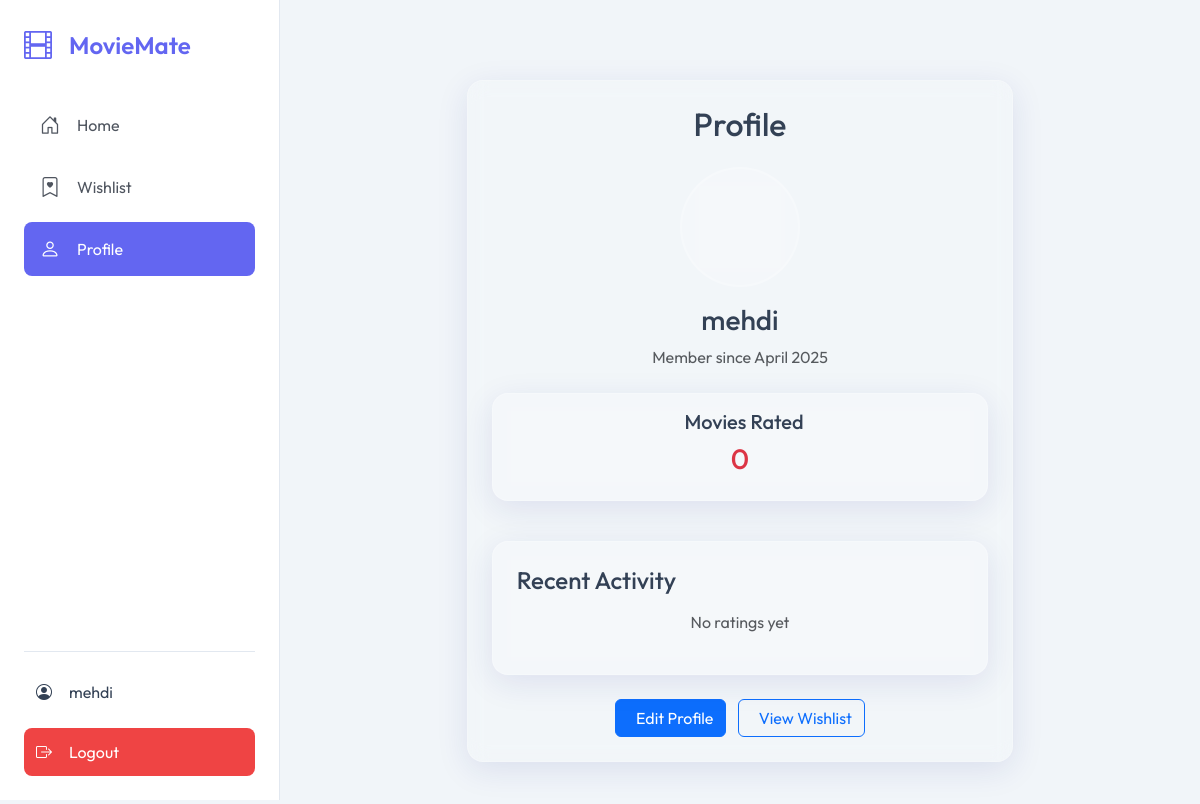
Page /movies/profile/ (signed in) on the earlier database version.
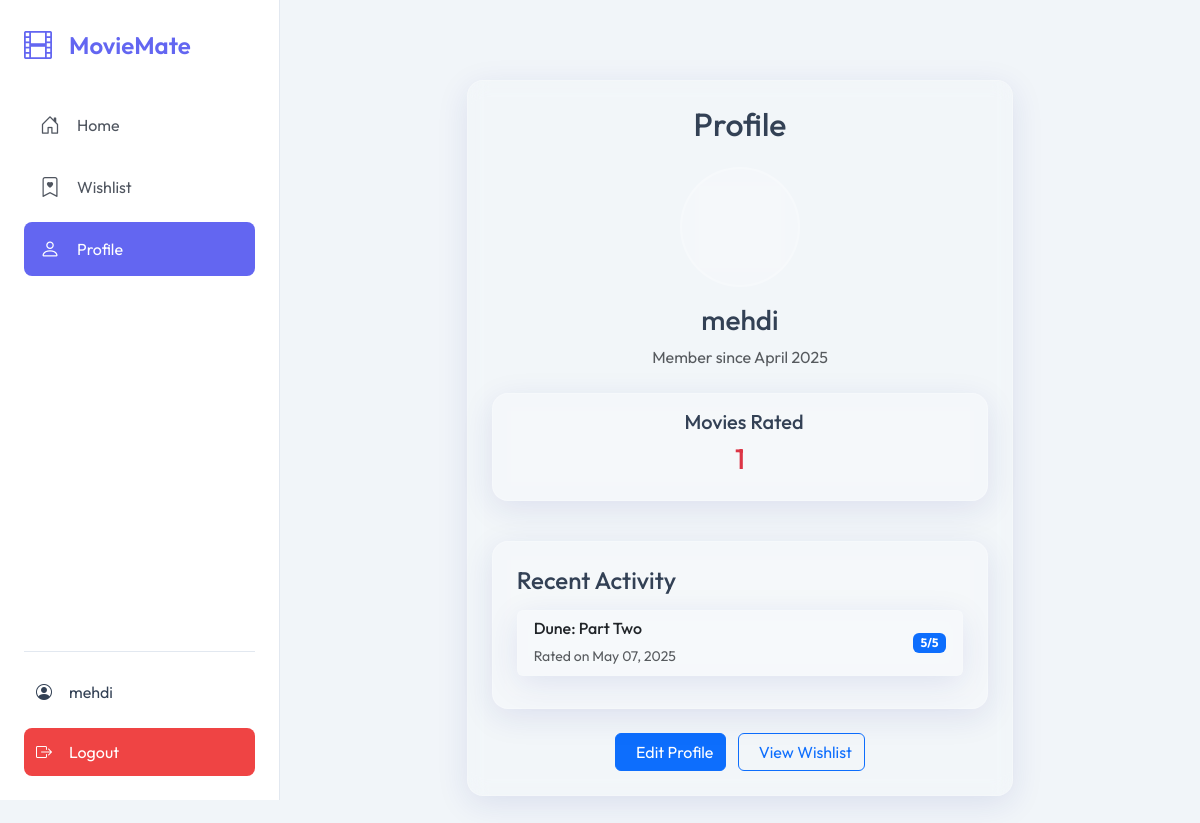
Same page on the later database version.
### movies/models.py (models this page shows, shortened)
class Rating(models.Model):
    movie = models.ForeignKey(Movie, on_delete=models.CASCADE, related_name='ratings')
    user = models.ForeignKey(User, on_delete=models.CASCADE)  # Changed from Reviewer to User
    rev_stars = models.PositiveSmallIntegerField(
        validators=[MinValueValidator(1), MaxValueValidator(5)]
    )
    created_at = models.DateTimeField(auto_now_add=True)  # Added timestamp

class Movie(models.Model):
    mov_title = models.CharField(max_length=200)
    mov_year = models.PositiveIntegerField(validators=[MinValueValidator(1888)])
    mov_time = models.PositiveIntegerField(help_text="Duration in minutes")
    mov_lang = models.CharField(max_length=50)
    mov_dt_rel = models.DateField()
    mov_rel_country = models.CharField(max_length=5)
    genres = models.ManyToManyField(Genre, through='MovieGenre', related_name='genres_movies')
    actors = models.ManyToManyField(Actor, through='MovieCast', related_name='actors_movies')
    directors = models.ManyToManyField(Director, through='MovieDirection', related_name='directors_movies')
    image = models.ImageField(upload_to='movie_images/', blank=True, null=True)

### movies/views.py (the view)
# urls.py: path('profile/', views.profile, name='profile'),
@login_required
def profile(request):
    return render(request, 'movies/profile.html')

### movies/templates/movies/profile.html (shortened to what this page needs)
{% extends 'movies/base.html' %}
{% load static %}
{% block content %}
<div class="container py-5">
    <div class="row justify-content-center">
        <div class="col-md-8">
            <div class="glass-card p-4">
                <h2 class="text-center mb-4">Profile</h2>
                <div class="text-center mb-4">
                    <div class="profile-avatar mb-3">
                    </div>
                    <h3>{{ user.username }}</h3>
                    <p class="text-muted">Member since {{ user.date_joined|date:"F Y" }}</p>
                </div>
                <div class="row mb-4 d-flex justify-content-center">
                    <div class="col-12 text-center">
                        <div class="glass-card p-3 mb-3">
                            <h5>Movies Rated</h5>
                            <p class="h3 text-danger">{{ user.rating_set.count }}</p>
                        </div>
                    </div>
                </div>
                <div class="glass-card p-4 mb-4">
                    <h4 class="mb-3">Recent Activity</h4>
                    {% if user.rating_set.all %}
                        <div class="list-group">
                            {% for rating in user.rating_set.all|slice:":5" %}
                                <div class="list-group-item glass-card mb-2">
                                    <div class="d-flex justify-content-between align-items-center">
                                        <div>
                                            <h6 class="mb-1">{{ rating.movie.mov_title }}</h6>
                                            <small class="text-muted">Rated on {{ rating.created_at|date:"M d, Y" }}</small>
                                        </div>
                                        <span class="badge bg-primary">{{ rating.rev_stars }}/5</span>
                                    </div>
                                </div>
                            {% endfor %}
                        </div>
                    {% else %}
                        <p class="text-muted text-center">No ratings yet</p>
                    {% endif %}
                </div>
                <div class="text-center">
                    <a href="{% url 'edit_profile' %}" class="btn btn-primary me-2">
                        Edit Profile
                    </a>
                    <a href="{% url 'wishlist' %}" class="btn btn-outline-primary">
                        View Wishlist
                    </a>
                </div>
            </div>
        </div>
    </div>
</div>
{% endblock %}

### movies/templates/movies/base.html (shortened to what this page needs)
{% load static %}
<!DOCTYPE html>
<html lang="en">
<head>
    <link href="https://cdn.jsdelivr.net/npm/bootstrap@5.3.0/dist/css/bootstrap.min.css" rel="stylesheet">
    <link rel="stylesheet" href="https://cdn.jsdelivr.net/npm/bootstrap-icons@1.11.1/font/bootstrap-icons.css">
    <link rel="stylesheet" href="{% static 'movies/css/main.css' %}">
</head>
<body>
    <div class="sidebar">
        <div class="sidebar-header">
            <a href="{% url 'home' %}" class="brand">
                <i class="bi bi-film"></i>
                <span>MovieMate</span>
            </a>
        </div>
        <nav class="sidebar-nav">
            <a href="{% url 'home' %}" class="nav-item {% if request.path == '/' %}active{% endif %}">
                <i class="bi bi-house-door"></i>
                <span>Home</span>
            </a>
            <a href="{% url 'wishlist' %}" class="nav-item {% if 'wishlist' in request.path %}active{% endif %}">
                <i class="bi bi-bookmark-heart"></i>
                <span>Wishlist</span>
            </a>
            <a href="{% url 'profile' %}" class="nav-item {% if 'profile' in request.path %}active{% endif %}">
                <i class="bi bi-person"></i>
                <span>Profile</span>
            </a>
        </nav>
        <div class="sidebar-footer">
            {% if user.is_authenticated %}
                <div class="user-profile">
                    <i class="bi bi-person-circle"></i>
                    <span>{{ user.username }}</span>
                </div>
                <form action="{% url 'logout' %}" method="post" class="d-inline">
                    <button type="submit" class="btn-logout">
                        <i class="bi bi-box-arrow-right"></i>
                        <span>Logout</span>
                    </button>
                </form>
            {% else %}
                <a href="{% url 'login' %}" class="btn-login">
                    <i class="bi bi-box-arrow-in-right"></i>
                    <span>Login</span>
                </a>
            {% endif %}
        </div>
    </div>
    <main class="main-content">
        {% block content %}{% endblock %}
    </main>
</body>
</html>

Differences in the rows shown:
added Rating: movie.mov_title "Dune: Part Two", created_at "May 07, 2025", rev_stars "5"
Other differences:
{{ user.rating_set.count }}: "0" → "1"
text no longer shown: "No ratings yet"
